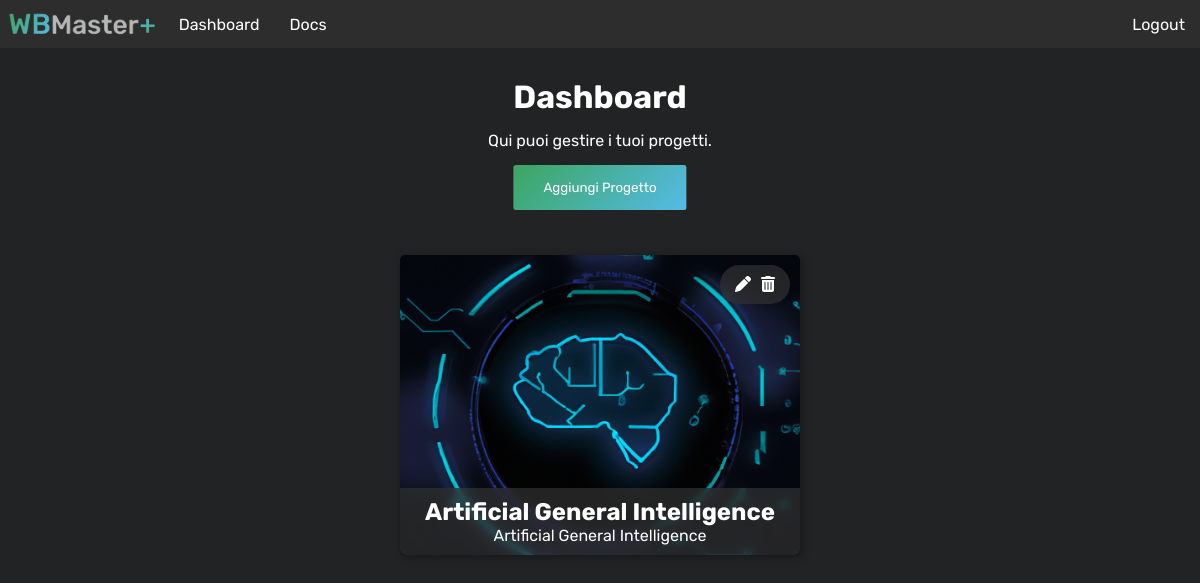
The page /dashboard/ (signed in) on the database its author committed.
### base/models.py (models this page shows, shortened)
class Project(models.Model):
    name = models.CharField(max_length=100)
    description = models.TextField()
    picture = models.ImageField(upload_to="projects")

### base/views.py (the view)
# urls.py: path("dashboard/", views.dashboard, name="dashboard"),
@login_required(login_url='/login/')
def dashboard(request):
    context = {}
    projects = Project.objects.filter(
        participation__user=request.user
    )
    context["projects"] = projects
    for project in projects:
        participation = Participation.objects.filter(
            project=project,
            user=request.user
        ).first()
        if not participation:
            messages.error(request, "Non hai i permessi per accedere a questo progetto")
            return redirect("/dashboard/")
        role = participation.role
        project.role = role
    return render(request, "dashboard.html", context=context)

### templates/dashboard.html
{% extends 'template.html' %}
{% load static %}
{% block content %}
<link rel="stylesheet" href="{% static 'css/dashboard.css' %}">
<h1 class="title">Dashboard</h1>
<p class="text">Qui puoi gestire i tuoi progetti.</p>
<a href="/projects/add/" class="add-project-button">
  <button>Aggiungi Progetto</button>
</a>
<div class="projects">
  {% for project in projects %}
  <div class="project" onclick="window.location = '/projects/{{ project.id }}/';">
    {% if project.role == "project_manager" %}
    <div class="settings">
      <a href="/projects/edit/{{ project.id }}/"><i class="fa-solid fa-pen"></i></a>
      <a href="/projects/delete/{{ project.id }}/"><i class="fa-solid fa-trash-can"></i></a>
    </div>
    {% endif %}
    <img src="{{ project.picture.url }}" alt="">
    <div class="caption">
      <h2>{{ project.name }}</h2>
      <span class="description">{{ project.description }}</span>
    </div>
  </div>
  {% endfor %}
</div>
{% endblock content %}

### static/css/global.css (style rules this page uses)
:root { --dark: #2d2d2d; --lightDark: #555555; --blue: #55bbe7; --green: #3ca660; --gradient: linear-gradient(135deg, var(--green), var(--blue)); --background: #222324; --textColor: white; --boxShadow: #0005; --boxShadowDark: black; --transparent: rgba(50, 50, 50, 0.7); --widget: rgb(30, 30, 30); --task-gradient: linear-gradient(135deg, #55bbe7, rgb(32, 112, 182)); --task-gradient-focus: linear-gradient(135deg, rgb(0, 114, 214), rgb(0, 88, 165)); --task-focus: #314c5f52; --yellow: rgb(255, 217, 63); }
* { box-sizing: border-box; margin: 0; padding: 0; font-family: "Rubik", "Segoe UI", sans-serif; }
body { display: flex; flex-direction: column; min-height: 100vh; background-color: var(--background); color: var(--textColor); }

### static/css/dashboard.css (style rules this page uses)
a { font-family: inherit; font-size: inherit; color: inherit; text-decoration: inherit; }
.add-project-button { width: max-content; position: relative; left: 50%; translate: -50%; }
.projects { text-align: center; margin: 15px 0; }
.project { aspect-ratio: 4/3; width: 400px; border-radius: 5px; overflow: hidden; display: inline-block; margin: 15px 10px; position: relative; box-shadow: 2px 2px 10px var(--boxShadow); transition: margin .3s; cursor: pointer; }
.project img { display: block; object-fit: cover; width: 100%; height: 100%; }
.project .caption { width: 100%; position: absolute; bottom: 0px; z-index: 100; background: var(--transparent); backdrop-filter: blur(3.5px); padding: 10px 0; }
.title { margin: 30px 0 15px 0; text-align: center; }
.text { text-align: center; }
button { margin: 15px 0; width: 250px; background-image: var(--gradient); color: white; cursor: pointer; border: 0; border-radius: 2.5px; padding: 15px 30px; width: max-content; }
.settings { position: absolute; top: 10px; right: 10px; z-index: 1000; background: var(--transparent); backdrop-filter: blur(3.5px); padding: 10px; border-radius: 50px; display: flex; justify-content: space-evenly; }
.settings a { display: block; }
.settings i { margin: 0 5px; z-index: 1000; }

### rows shown on the page
Project: picture (picture), name "Artificial General Intelligence", description "Artificial General Intelligence"
